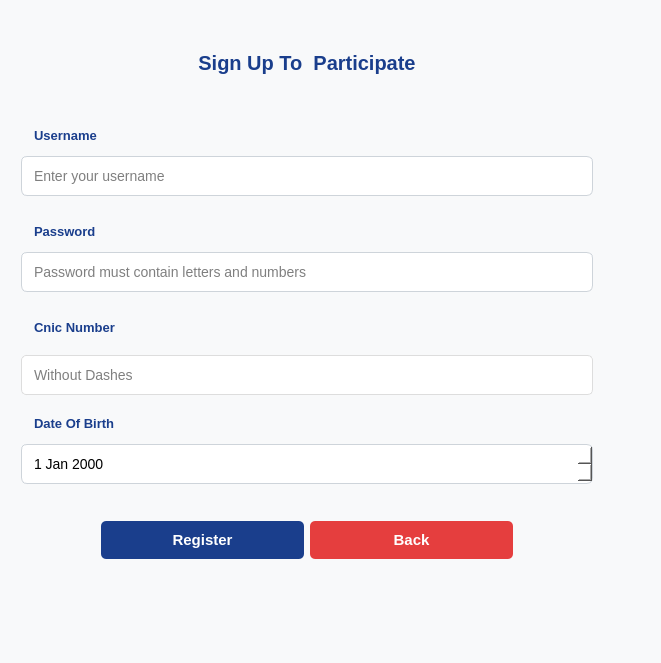
<?xml version="1.0" encoding="UTF-8"?>
<ui version="4.0">
 <class>signwind</class>
 <widget class="QDialog" name="signwind">
  <property name="geometry">
   <rect>
    <x>0</x>
    <y>0</y>
    <width>661</width>
    <height>663</height>
   </rect>
  </property>
  <property name="windowTitle">
   <string>E-Voting SignUp</string>
  </property>
  <property name="styleSheet">
   <string notr="true">/* Main Container */
QWidget {
    background-color: #f8f9fa;
    font-family: 'Segoe UI', sans-serif;
    padding: 20px;
}

/* Title */
QLabel#title_label {
    font-size: 20px;
    font-weight: bold;
    color: #1a3e8c;
    margin-bottom: 25px;
}

/* Section Headers (Username, Password, etc.) */
QLabel.section_header {
    font-size: 14px;
    font-weight: 600;
    color: #495057;
    margin-bottom: 5px;
}

/* Input Fields */
QLineEdit, QDateEdit {
    background: white;
    border: 1px solid #ced4da;
    border-radius: 6px;
    padding: 10px;
    font-size: 14px;
    margin-bottom: 15px;
    min-width: 250px;
}

/* Input Field Placeholder Text */
QLineEdit::placeholder {
    color: #adb5bd;
    font-style: italic;
}



QPushButton#register_btn:hover {
    background-color: #1765cc;
}

/* Horizontal Line */
QFrame#line {
    border: 1px solid #e9ecef;
    margin: 15px 0;
}
QPushButton:hover {
    background-color: #0d2b5e;  /* Darker blue */
}
</string>
  </property>
  <layout class="QVBoxLayout" name="verticalLayout_2">
   <property name="rightMargin">
    <number>8</number>
   </property>
   <item>
    <layout class="QVBoxLayout" name="verticalLayout">
     <property name="spacing">
      <number>0</number>
     </property>
     <property name="leftMargin">
      <number>10</number>
     </property>
     <property name="topMargin">
      <number>20</number>
     </property>
     <property name="rightMargin">
      <number>60</number>
     </property>
     <property name="bottomMargin">
      <number>20</number>
     </property>
     <item>
      <widget class="QLabel" name="label_6">
       <property name="styleSheet">
        <string notr="true">
    font-size: 20px;
    font-weight: bold;
    color: #1a3e8c;  /* Navy blue */
    margin-bottom: 20px;
</string>
       </property>
       <property name="text">
        <string>Sign Up To  Participate</string>
       </property>
       <property name="alignment">
        <set>Qt::AlignmentFlag::AlignCenter</set>
       </property>
       <property name="margin">
        <number>0</number>
       </property>
      </widget>
     </item>
     <item>
      <widget class="QLabel" name="label_2">
       <property name="styleSheet">
        <string notr="true"> font-size: 13px;
    font-weight: bold;
    color: #1a3e8c;  /* Navy blue */
    padding: 10px;</string>
       </property>
       <property name="text">
        <string>Username</string>
       </property>
      </widget>
     </item>
     <item>
      <widget class="QLineEdit" name="name_eidt">
       <property name="styleSheet">
        <string notr="true"/>
       </property>
       <property name="placeholderText">
        <string>Enter your username</string>
       </property>
      </widget>
     </item>
     <item>
      <widget class="QLabel" name="label_3">
       <property name="styleSheet">
        <string notr="true"> font-size: 13px;
    font-weight: bold;
    color: #1a3e8c;  /* Navy blue */
    padding: 10px;</string>
       </property>
       <property name="text">
        <string>Password</string>
       </property>
      </widget>
     </item>
     <item>
      <widget class="QLineEdit" name="pass_edit">
       <property name="echoMode">
        <enum>QLineEdit::EchoMode::Password</enum>
       </property>
       <property name="placeholderText">
        <string>Password must contain letters and numbers</string>
       </property>
      </widget>
     </item>
     <item>
      <widget class="QLabel" name="label_5">
       <property name="styleSheet">
        <string notr="true"> font-size: 13px;
    font-weight: bold;
    color: #1a3e8c;  /* Navy blue */
    padding: 10px;</string>
       </property>
       <property name="text">
        <string>Cnic Number</string>
       </property>
      </widget>
     </item>
     <item>
      <widget class="QLineEdit" name="cnicedit">
       <property name="styleSheet">
        <string notr="true"> background: white;
    border: 1px solid #ddd;
    border-radius: 5px;
    padding: 10px;
    margin: 8px 0;
    min-width: 250px;</string>
       </property>
       <property name="echoMode">
        <enum>QLineEdit::EchoMode::Normal</enum>
       </property>
       <property name="placeholderText">
        <string>Without Dashes</string>
       </property>
      </widget>
     </item>
     <item>
      <widget class="QLabel" name="label_4">
       <property name="styleSheet">
        <string notr="true"> font-size: 13px;
    font-weight: bold;
    color: #1a3e8c;  /* Navy blue */
    padding: 10px;</string>
       </property>
       <property name="text">
        <string>Date Of Birth</string>
       </property>
      </widget>
     </item>
     <item>
      <widget class="QDateEdit" name="dateEdit">
       <property name="font">
        <font>
         <family>Segoe UI</family>
         <pointsize>-1</pointsize>
         <italic>false</italic>
         <bold>false</bold>
        </font>
       </property>
       <property name="styleSheet">
        <string notr="true">QDateEdit {
    color: #000000;  /* Black text */
    background-color: #ffffff;  /* White background */
}</string>
       </property>
      </widget>
     </item>
     <item>
      <widget class="QWidget" name="widget" native="true">
       <layout class="QHBoxLayout" name="horizontalLayout">
        <property name="leftMargin">
         <number>80</number>
        </property>
        <property name="topMargin">
         <number>12</number>
        </property>
        <property name="rightMargin">
         <number>80</number>
        </property>
        <item>
         <widget class="QPushButton" name="createacc_btn">
          <property name="font">
           <font>
            <family>Segoe UI</family>
            <pointsize>11</pointsize>
            <italic>false</italic>
            <bold>true</bold>
           </font>
          </property>
          <property name="styleSheet">
           <string notr="true">QPushButton {
    background-color: #1a3e8c;  /* Navy blue */
    color: white;
    border: none;
    border-radius: 5px;
    padding: 10px;
    margin: 10px 0;
}

QPushButton:hover {
    background-color: #0d2b5e;  /* Darker blue */
}</string>
          </property>
          <property name="text">
           <string>Register</string>
          </property>
         </widget>
        </item>
        <item>
         <widget class="QPushButton" name="sign_back">
          <property name="minimumSize">
           <size>
            <width>0</width>
            <height>0</height>
           </size>
          </property>
          <property name="baseSize">
           <size>
            <width>0</width>
            <height>0</height>
           </size>
          </property>
          <property name="font">
           <font>
            <family>Segoe UI</family>
            <pointsize>11</pointsize>
            <bold>true</bold>
           </font>
          </property>
          <property name="styleSheet">
           <string notr="true">QPushButton {
    background-color: rgb(229, 62, 62);
    color: white;
    border: none;
    border-radius: 5px;
    padding: 10px;
    margin: 10px 0;
}
#sign_back:hover {
    background-color: #c53030;  
}</string>
          </property>
          <property name="text">
           <string>Back</string>
          </property>
         </widget>
        </item>
       </layout>
      </widget>
     </item>
     <item>
      <widget class="QLabel" name="label">
       <property name="text">
        <string/>
       </property>
      </widget>
     </item>
    </layout>
   </item>
  </layout>
 </widget>
 <resources/>
 <connections/>
</ui>
